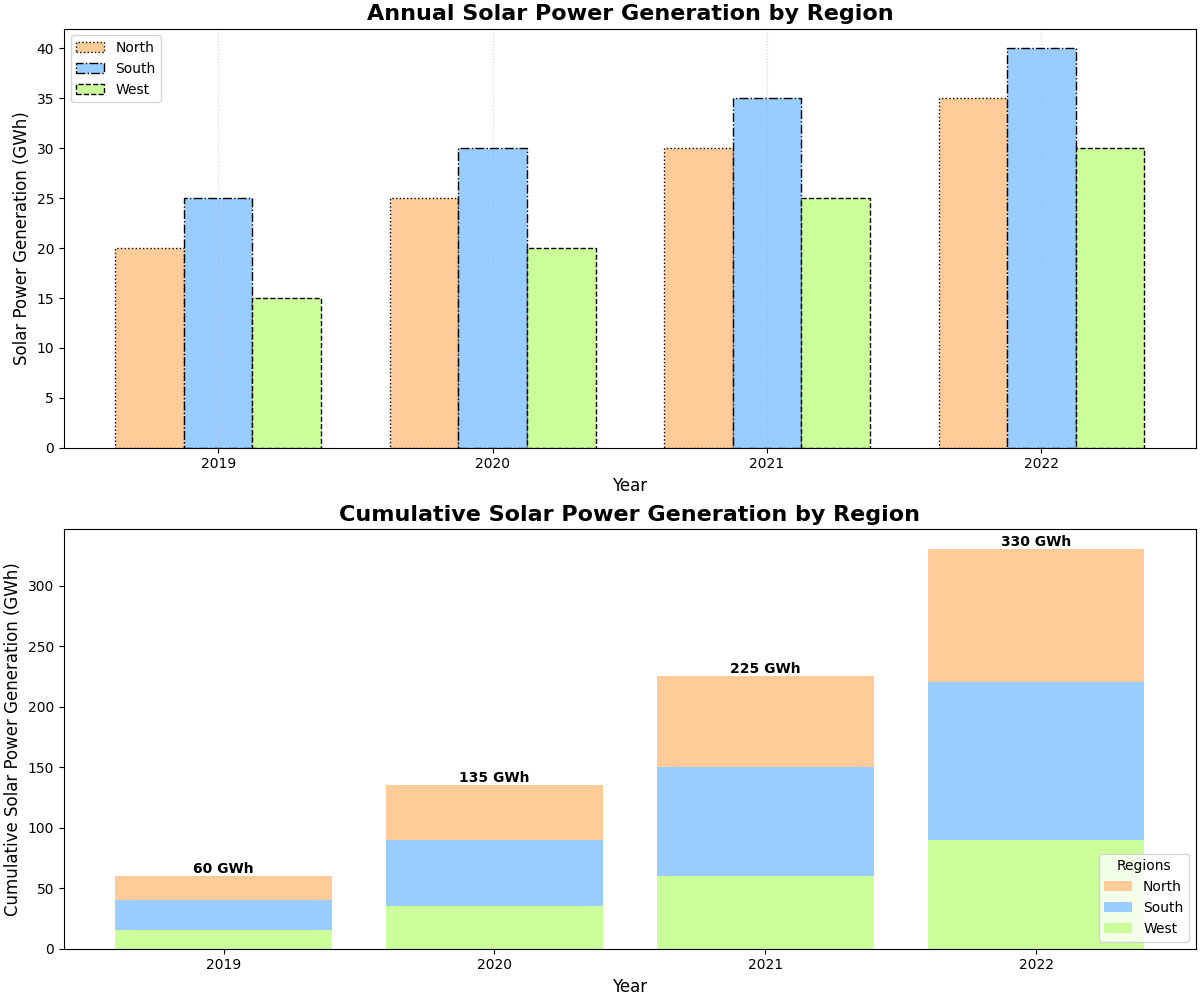

Write Python code to recreate this figure.
import matplotlib.pyplot as plt
import numpy as np

# Define regions and years
regions = ['North', 'South', 'West']
years = ['2019', '2020', '2021', '2022']

# Annual solar power generation data (GWh) for each region
north_generation = np.array([20, 25, 30, 35])
south_generation = np.array([25, 30, 35, 40])
west_generation = np.array([15, 20, 25, 30])

# Create cumulative data for stacked bar chart
total_generation = north_generation + south_generation + west_generation
north_cumulative = np.cumsum(north_generation)
south_cumulative = np.cumsum(south_generation)
west_cumulative = np.cumsum(west_generation)

# Colors
colors = ['#ffcc99', '#99ccff', '#ccff99']

# Create the figure and axes for the plot
fig, axs = plt.subplots(nrows=2, figsize=(12, 10), constrained_layout=True)

# Subplot 1: Annual Solar Power Generation by Region
x = np.arange(len(years))
bar_width = 0.25

# North
axs[0].bar(x - bar_width, north_generation, width=bar_width, color=colors[0], label='North', linestyle='dotted', edgecolor='black')
# South
axs[0].bar(x, south_generation, width=bar_width, color=colors[1], label='South', linestyle='dashdot', edgecolor='black')
# West
axs[0].bar(x + bar_width, west_generation, width=bar_width, color=colors[2], label='West', linestyle='dashed', edgecolor='black')

# Set labels and title
axs[0].set_xlabel('Year', fontsize=12)
axs[0].set_ylabel('Solar Power Generation (GWh)', fontsize=12)
axs[0].set_title('Annual Solar Power Generation by Region', fontsize=16, fontweight='bold')
axs[0].set_xticks(x)
axs[0].set_xticklabels(years)
axs[0].legend(loc='upper left')  # Changed legend position
axs[0].xaxis.grid(True, linestyle=':', alpha=0.5)  # Changed grid from y to x axis

# Subplot 2: Cumulative Solar Power Generation by Region
axs[1].bar(years, north_cumulative, color=colors[0], label='North', bottom=south_cumulative + west_cumulative)
axs[1].bar(years, south_cumulative, color=colors[1], label='South', bottom=west_cumulative)
axs[1].bar(years, west_cumulative, color=colors[2], label='West')

# Set labels and title
axs[1].set_xlabel('Year', fontsize=12)
axs[1].set_ylabel('Cumulative Solar Power Generation (GWh)', fontsize=12)
axs[1].set_title('Cumulative Solar Power Generation by Region', fontsize=16, fontweight='bold')

# Annotate each bar with the cumulative value
for i, (n, s, w) in enumerate(zip(north_cumulative, south_cumulative, west_cumulative)):
    axs[1].text(i, n + s + w, f'{n+s+w} GWh', ha='center', va='bottom', fontsize=10, fontweight='bold')

axs[1].legend(title='Regions', loc='lower right')  # Changed legend position

# Display the plot
plt.show()
